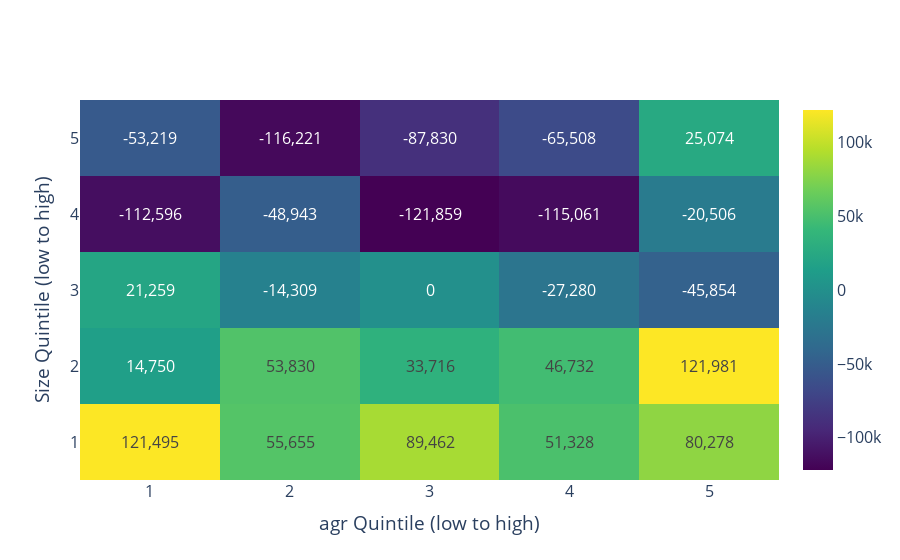

Notebook source saved alongside this figure:
### Code cell
chars = "agr bm operprof mom12m retvol".split()
data = [agr, bm, operprof, mom12m, retvol]

for char, d in zip(chars, data):
    trace = go.Heatmap(
        x=d.columns.to_list(),
        y=d.index.to_list(),
        z=d,
        text = [[char]*5]*5,
        colorscale='Viridis',
        texttemplate="%{z:,.0f}",
        hovertemplate="size quintile = %{y}<br>%{text} quintile = %{x}<br>net investment = $%{z:,.0f}<extra></extra>"
    )
    fig = go.Figure(trace)
    fig.update_layout(
        xaxis_title=f"{char} Quintile (low to high)",
        yaxis_title="Size Quintile (low to high)",
        template="plotly_white",
        font_size=16
)
    fig.write_image(f"{output_dir}/{char}.jpeg")
    fig.write_html(f"{output_dir}/{char}.html")
    fig.show()

### Figure 1 — Plotly figure (JSON) as saved in the notebook; plotly's stock layout.template omitted (floating-point values rounded to 4 significant figures)
{"data": [{"colorscale": [[0, "#440154"], [0.1111, "#482878"], [0.2222, "#3e4989"], [0.3333, "#31688e"], [0.4444, "#26828e"], [0.5556, "#1f9e89"], [0.6667, "#35b779"], [0.7778, "#6ece58"], [0.8889, "#b5de2b"], [1, "#fde725"]], "hovertemplate": "size quintile = %{y}<br>%{text} quintile = %{x}<br>net investment = $%{z:,.0f}<extra></extra>", "text": [["agr", "agr", "agr", "agr", "agr"], ["agr", "agr", "agr", "agr", "agr"], ["agr", "agr", "agr", "agr", "agr"], ["agr", "agr", "agr", "agr", "agr"], ["agr", "agr", "agr", "agr", "agr"]], "texttemplate": "%{z:,.0f}", "type": "heatmap", "x": [1, 2, 3, 4, 5], "y": [1, 2, 3, 4, 5], "z": [[121500.0, 55660.0, 89460.0, 51330.0, 80280.0], [14750.0, 53830.0, 33720.0, 46730.0, 122000.0], [21260.0, -14310.0, 0, -27280.0, -45850.0], [-112600.0, -48940.0, -121900.0, -115100.0, -20510.0], [-53220.0, -116200.0, -87830.0, -65510.0, 25070.0]]}], "layout": {"font": {"size": 16}, "xaxis": {"title": {"text": "agr Quintile (low to high)"}}, "yaxis": {"title": {"text": "Size Quintile (low to high)"}}}}
